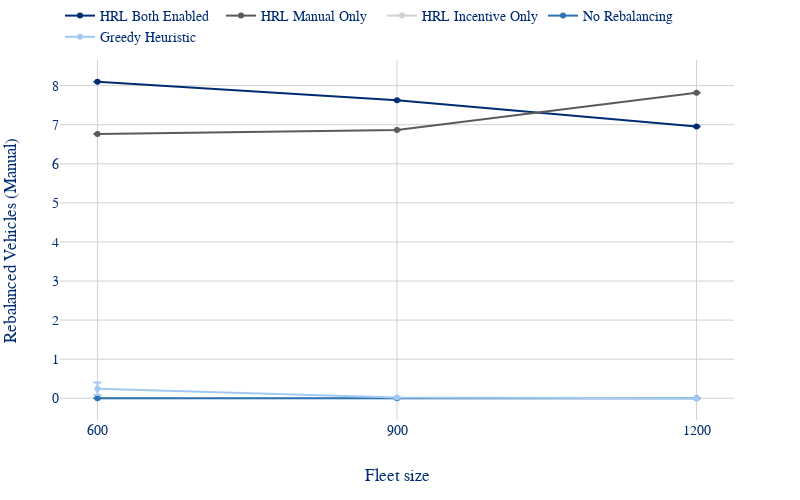

The notebook cell this image was saved under:
### Code cell
plot_fleet_linechart(full_results, "mean_rebalanced_vehicles_manually").show()

### Figure 1 — Plotly figure (JSON) as saved in the notebook; plotly's stock layout.template omitted (floating-point values rounded to 4 significant figures)
{"data": [{"error_y": {"array": [0.0, 0.0, 0.0], "type": "data", "visible": true}, "hovertemplate": "Model=%{text}<br>Fleet=%{x}<br>Mean=%{y:.4f}<extra></extra>", "mode": "lines+markers", "name": "HRL Both Enabled", "text": ["HRL Both Enabled", "HRL Both Enabled", "HRL Both Enabled"], "type": "scatter", "x": [600, 900, 1200], "y": [8.1, 7.625, 6.952]}, {"error_y": {"array": [0.0, 0.0, 0.0], "type": "data", "visible": true}, "hovertemplate": "Model=%{text}<br>Fleet=%{x}<br>Mean=%{y:.4f}<extra></extra>", "mode": "lines+markers", "name": "HRL Manual Only", "text": ["HRL Manual Only", "HRL Manual Only", "HRL Manual Only"], "type": "scatter", "x": [600, 900, 1200], "y": [6.765, 6.865, 7.82]}, {"error_y": {"array": [0.0, 0.0, 0.0], "type": "data", "visible": true}, "hovertemplate": "Model=%{text}<br>Fleet=%{x}<br>Mean=%{y:.4f}<extra></extra>", "mode": "lines+markers", "name": "HRL Incentive Only", "text": ["HRL Incentive Only", "HRL Incentive Only", "HRL Incentive Only"], "type": "scatter", "x": [600, 900, 1200], "y": [0.0, 0.0, 0.0]}, {"error_y": {"array": [0.0, 0.0, 0.0], "type": "data", "visible": true}, "hovertemplate": "Model=%{text}<br>Fleet=%{x}<br>Mean=%{y:.4f}<extra></extra>", "mode": "lines+markers", "name": "No Rebalancing", "text": ["No Rebalancing", "No Rebalancing", "No Rebalancing"], "type": "scatter", "x": [600, 900, 1200], "y": [0.0, 0.0, 0.0]}, {"error_y": {"array": [0.1596, 0.0, 0.0], "type": "data", "visible": true}, "hovertemplate": "Model=%{text}<br>Fleet=%{x}<br>Mean=%{y:.4f}<extra></extra>", "mode": "lines+markers", "name": "Greedy Heuristic", "text": ["Greedy Heuristic", "Greedy Heuristic", "Greedy Heuristic"], "type": "scatter", "x": [600, 900, 1200], "y": [0.2457, 0.02, 0.0]}], "layout": {"height": 500, "legend": {"orientation": "h", "x": 0, "xanchor": "left", "y": 1.02, "yanchor": "bottom"}, "margin": {"b": 80, "l": 60, "r": 66, "t": 0}, "width": 800, "xaxis": {"categoryarray": ["600", "900", "1200"], "categoryorder": "array", "title": {"text": "Fleet size"}, "type": "category"}, "yaxis": {"title": {"text": "Rebalanced Vehicles (Manual)"}}}}
